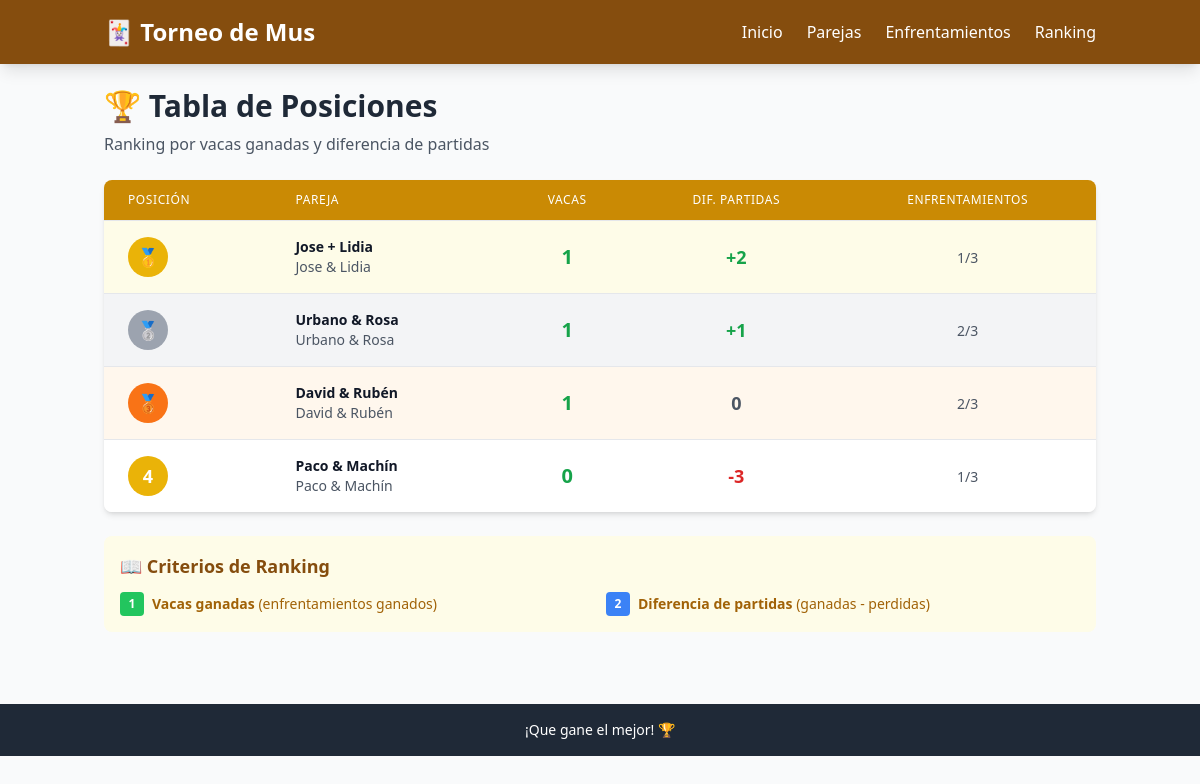
Page /ranking on the committed database.
### models.py (models this page shows)
class Team(Base):
    __tablename__ = "teams"
    id = Column(Integer, primary_key=True, index=True)
    name = Column(String, unique=True, index=True)
    player1 = Column(String)
    player2 = Column(String)
    created_at = Column(DateTime, server_default=func.now())
    matches_as_team1 = relationship("Match", foreign_keys="[Match.team1_id]", back_populates="team1")
    matches_as_team2 = relationship("Match", foreign_keys="[Match.team2_id]", back_populates="team2")
    won_matches = relationship("Match", foreign_keys="[Match.winner_id]", back_populates="winner")

### main.py (the view)
@app.get("/ranking", response_class=HTMLResponse)
def ranking_page(request: Request, db: Session = Depends(get_db)):
    teams = db.query(Team).all()
    ranking_data = []
    for team in teams:
        vacas_ganadas = db.query(Match).filter(
            Match.winner_id == team.id,
            Match.status == MatchStatus.COMPLETED
        ).count()
        partidas_ganadas = 0
        partidas_perdidas = 0
        matches_as_team1 = db.query(Match).filter(
            Match.team1_id == team.id,
            Match.status == MatchStatus.COMPLETED
        ).all()
        for match in matches_as_team1:
            partidas_ganadas += match.team1_games_won
            partidas_perdidas += match.team2_games_won
        matches_as_team2 = db.query(Match).filter(
            Match.team2_id == team.id,
            Match.status == MatchStatus.COMPLETED
        ).all()
        for match in matches_as_team2:
            partidas_ganadas += match.team2_games_won
            partidas_perdidas += match.team1_games_won
        enfrentamientos_jugados = db.query(Match).filter(
            ((Match.team1_id == team.id) | (Match.team2_id == team.id)),
            Match.status == MatchStatus.COMPLETED
        ).count()
        enfrentamientos_totales = db.query(Match).filter(
            (Match.team1_id == team.id) | (Match.team2_id == team.id)
        ).count()
        ranking_data.append({
            "team": team,
            "vacas_ganadas": vacas_ganadas,
            "diferencia_partidas": partidas_ganadas - partidas_perdidas,
            "enfrentamientos": f"{enfrentamientos_jugados}/{enfrentamientos_totales}"
        })
    ranking_data.sort(
        key=lambda x: (x["vacas_ganadas"], x["diferencia_partidas"]),
        reverse=True
    )
    return templates.TemplateResponse("ranking.html", {
        "request": request,
        "ranking": ranking_data
    })

### templates/ranking.html (shortened to what this page needs)
{% extends "base.html" %}
{% block content %}
<div class="max-w-6xl mx-auto">
    <div class="mb-6">
        <h2 class="text-2xl md:text-3xl font-bold text-gray-800">
            🏆 Tabla de Posiciones
        </h2>
        <p class="text-gray-600 mt-2">
            Ranking por vacas ganadas y diferencia de partidas
        </p>
    </div>
    {% if ranking %}
    <div class="bg-white rounded-lg shadow-md overflow-hidden">
        <div class="hidden md:block">
            <table class="min-w-full divide-y divide-gray-200">
                <thead class="bg-mus-600">
                    <tr>
                        <th class="px-6 py-3 text-left text-xs font-medium text-white uppercase tracking-wider">
                            Posición
                        </th>
                        <th class="px-6 py-3 text-left text-xs font-medium text-white uppercase tracking-wider">
                            Pareja
                        </th>
                        <th class="px-6 py-3 text-center text-xs font-medium text-white uppercase tracking-wider">
                            Vacas
                        </th>
                        <th class="px-6 py-3 text-center text-xs font-medium text-white uppercase tracking-wider">
                            Dif. Partidas
                        </th>
                        <th class="px-6 py-3 text-center text-xs font-medium text-white uppercase tracking-wider">
                            Enfrentamientos
                        </th>
                    </tr>
                </thead>
                <tbody class="bg-white divide-y divide-gray-200">
                    {% for entry in ranking %}
                    <tr class="hover:bg-gray-50 {% if loop.index == 1 %}bg-yellow-50{% elif loop.index == 2 %}bg-gray-100{% elif loop.index == 3 %}bg-orange-50{% endif %}">
                        <td class="px-6 py-4 whitespace-nowrap">
                            <div class="flex items-center">
                                <div class="flex-shrink-0 w-10 h-10">
                                    {% if loop.index == 1 %}
                                    <div class="w-10 h-10 bg-yellow-500 rounded-full flex items-center justify-center text-white font-bold text-lg">
                                        🥇
                                    </div>
                                    {% elif loop.index == 2 %}
                                    <div class="w-10 h-10 bg-gray-400 rounded-full flex items-center justify-center text-white font-bold text-lg">
                                        🥈
                                    </div>
                                    {% elif loop.index == 3 %}
                                    <div class="w-10 h-10 bg-orange-500 rounded-full flex items-center justify-center text-white font-bold text-lg">
                                        🥉
                                    </div>
                                    {% else %}
                                    <div class="w-10 h-10 bg-mus-500 rounded-full flex items-center justify-center text-white font-bold text-lg">
                                        {{ loop.index }}
                                    </div>
                                    {% endif %}
                                </div>
                            </div>
                        </td>
                        <td class="px-6 py-4 whitespace-nowrap">
                            <div class="text-sm">
                                <div class="font-semibold text-gray-900">{{ entry.team.name }}</div>
                                <div class="text-gray-600">{{ entry.team.player1 }} & {{ entry.team.player2 }}</div>
                            </div>
                        </td>
                        <td class="px-6 py-4 whitespace-nowrap text-center">
                            <span class="text-xl font-bold text-green-600">{{ entry.vacas_ganadas }}</span>
                        </td>
                        <td class="px-6 py-4 whitespace-nowrap text-center">
                            <span class="text-lg font-semibold {% if entry.diferencia_partidas > 0 %}text-green-600{% elif entry.diferencia_partidas < 0 %}text-red-600{% else %}text-gray-600{% endif %}">
                                {% if entry.diferencia_partidas > 0 %}+{% endif %}{{ entry.diferencia_partidas }}
                            </span>
                        </td>
                        <td class="px-6 py-4 whitespace-nowrap text-center">
                            <span class="text-sm text-gray-600">{{ entry.enfrentamientos }}</span>
                        </td>
                    </tr>
                    {% endfor %}
                </tbody>
            </table>
        </div>
    </div>
    <div class="mt-6 bg-mus-50 rounded-lg p-4">
        <h3 class="text-lg font-semibold text-mus-800 mb-3">📖 Criterios de Ranking</h3>
        <div class="grid grid-cols-1 md:grid-cols-2 gap-3 text-sm text-mus-700">
            <div class="flex items-center">
                <div class="w-6 h-6 bg-green-500 rounded mr-2 flex items-center justify-center text-white text-xs font-bold">1</div>
                <span><strong>Vacas ganadas</strong> (enfrentamientos ganados)</span>
            </div>
            <div class="flex items-center">
                <div class="w-6 h-6 bg-blue-500 rounded mr-2 flex items-center justify-center text-white text-xs font-bold">2</div>
                <span><strong>Diferencia de partidas</strong> (ganadas - perdidas)</span>
            </div>
        </div>
    </div>
    {% endif %}
</div>
{% endblock %}

### rows in the picture
Team: team.name "Jose + Lidia", team.player1 "Jose", team.player2 "Lidia"
Team: team.name "Urbano & Rosa", team.player1 "Urbano", team.player2 "Rosa"
Team: team.name "David & Rubén", team.player1 "David", team.player2 "Rubén"
Team: team.name "Paco & Machín", team.player1 "Paco", team.player2 "Machín"

### other values in the picture
{{ entry.vacas_ganadas }} "1" "1" "1" "0"
{{ entry.diferencia_partidas }} "2" "1" "0" "-3"
{{ entry.enfrentamientos }} "1/3" "2/3" "2/3" "1/3"
